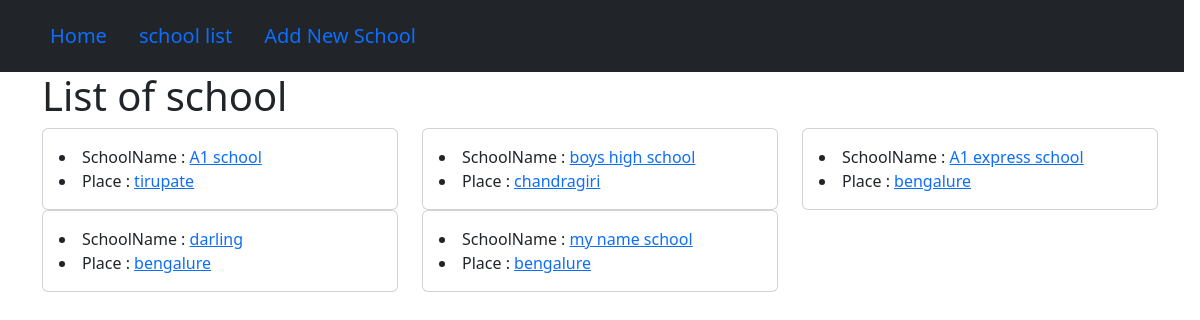
The page /seconds/ on the database its author committed.
### cbvapp/models.py (models this page shows, shortened)
class school(models.Model):
    school_name = models.CharField(max_length=100)
    principal = models.CharField(max_length=100)
    place = models.CharField(max_length=100)

### cbvapp/views.py (the view)
# urls.py: path("",views.school_list.as_view(),name='list'),
class school_list(ListView):
    model = school

### cbvapp/templates/cbvapp/school_list.html
{% extends "cbvapp/base.html" %}
{% block content %}
<div class="container">
    <div class="jumbotron">
        <h1>List of school</h1>
        <div class="row">
            {% for i in school_list %}
            <div class="col-sm-4">
                <div class="card card-body">
                    <li>SchoolName : <a href="{{i.id}}">{{ i.school_name }}</a></li>
                    <li> Place : <a href="{{i.id}}">{{ i.place }}</a></li>
                </div>
            </div>
            {% endfor %}
        </div>
    </div>
</div>
{% endblock %}

### cbvapp/templates/cbvapp/base.html (shortened to what this page needs)
<!DOCTYPE html>
<html lang="en">
<head>
    <link href="https://cdn.jsdelivr.net/npm/bootstrap@5.3.2/dist/css/bootstrap.min.css" rel="stylesheet">
</head>
<body>
    <nav class="navbar navbar-brand bg-dark">
        <div class="container">
            <div class="nav navbar">
                <div class="nav-item">
                    <a class="nav-link" href="{% url 'index' %}">Home</a>
                </div>
                <div class="nav-item">
                    <a class="nav-link" href="{% url 'list' %}">school list</a>
                </div>
                <div class="nav-item">
                    <a class="nav-link" href="{% url 'add_school' %}">Add New School</a>
                </div>
            </div>
        </div>
    </nav>
    {% block content %}
    {% endblock %}
</body>
</html>

### rows shown on the page
school: school_name "A1 school", place "tirupate"
school: school_name "boys high school", place "chandragiri"
school: school_name "A1 express school", place "bengalure"
school: school_name "darling", place "bengalure"
school: school_name "my name school", place "bengalure"
